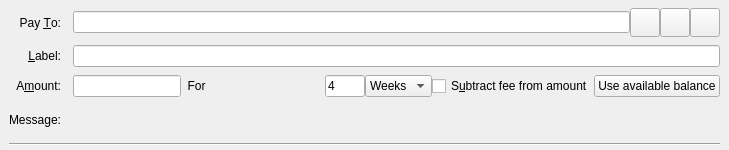
<?xml version="1.0" encoding="UTF-8"?>
<ui version="4.0">
 <class>SendCoinsEntry</class>
 <widget class="QStackedWidget" name="SendCoinsEntry">
  <property name="geometry">
   <rect>
    <x>0</x>
    <y>0</y>
    <width>729</width>
    <height>150</height>
   </rect>
  </property>
  <property name="focusPolicy">
   <enum>Qt::TabFocus</enum>
  </property>
  <property name="autoFillBackground">
   <bool>false</bool>
  </property>
  <widget class="QFrame" name="SendCoins">
   <property name="toolTip">
    <string>This is a normal payment.</string>
   </property>
   <property name="frameShape">
    <enum>QFrame::NoFrame</enum>
   </property>
   <layout class="QGridLayout" name="gridLayout">
    <property name="topMargin">
     <number>8</number>
    </property>
    <property name="bottomMargin">
     <number>4</number>
    </property>
    <property name="horizontalSpacing">
     <number>12</number>
    </property>
    <property name="verticalSpacing">
     <number>8</number>
    </property>
    <item row="0" column="0">
     <widget class="QLabel" name="payToLabel">
      <property name="text">
       <string>Pay &amp;To:</string>
      </property>
      <property name="alignment">
       <set>Qt::AlignRight|Qt::AlignTrailing|Qt::AlignVCenter</set>
      </property>
      <property name="buddy">
       <cstring>payTo</cstring>
      </property>
     </widget>
    </item>
    <item row="0" column="1">
     <layout class="QHBoxLayout" name="payToLayout">
      <property name="spacing">
       <number>0</number>
      </property>
      <item>
       <widget class="QValidatedLineEdit" name="payTo">
        <property name="toolTip">
         <string>The QTIPARRAY address to send the payment to</string>
        </property>
       </widget>
      </item>
      <item>
       <widget class="QToolButton" name="addressBookButton">
        <property name="toolTip">
         <string>Choose previously used address</string>
        </property>
        <property name="text">
         <string/>
        </property>
        <property name="icon">
         <iconset resource="../sin.qrc">
          <normaloff>:/icons/address-book</normaloff>:/icons/address-book</iconset>
        </property>
        <property name="iconSize">
         <size>
          <width>22</width>
          <height>22</height>
         </size>
        </property>
        <property name="shortcut">
         <string>Alt+A</string>
        </property>
       </widget>
      </item>
      <item>
       <widget class="QToolButton" name="pasteButton">
        <property name="toolTip">
         <string>Paste address from clipboard</string>
        </property>
        <property name="text">
         <string/>
        </property>
        <property name="icon">
         <iconset resource="../sin.qrc">
          <normaloff>:/icons/editpaste</normaloff>:/icons/editpaste</iconset>
        </property>
        <property name="iconSize">
         <size>
          <width>22</width>
          <height>22</height>
         </size>
        </property>
        <property name="shortcut">
         <string>Alt+P</string>
        </property>
       </widget>
      </item>
      <item>
       <widget class="QToolButton" name="deleteButton">
        <property name="toolTip">
         <string>Remove this entry</string>
        </property>
        <property name="text">
         <string/>
        </property>
        <property name="icon">
         <iconset resource="../sin.qrc">
          <normaloff>:/icons/remove</normaloff>:/icons/remove</iconset>
        </property>
        <property name="iconSize">
         <size>
          <width>22</width>
          <height>22</height>
         </size>
        </property>
       </widget>
      </item>
     </layout>
    </item>
    <item row="1" column="0">
     <widget class="QLabel" name="labellLabel">
      <property name="text">
       <string>&amp;Label:</string>
      </property>
      <property name="alignment">
       <set>Qt::AlignRight|Qt::AlignTrailing|Qt::AlignVCenter</set>
      </property>
      <property name="buddy">
       <cstring>addAsLabel</cstring>
      </property>
     </widget>
    </item>
    <item row="1" column="1">
     <widget class="QLineEdit" name="addAsLabel">
      <property name="toolTip">
       <string>Enter a label for this address to add it to the list of used addresses</string>
      </property>
     </widget>
    </item>
    <item row="2" column="0">
     <widget class="QLabel" name="amountLabel">
      <property name="text">
       <string>A&amp;mount:</string>
      </property>
      <property name="alignment">
       <set>Qt::AlignRight|Qt::AlignTrailing|Qt::AlignVCenter</set>
      </property>
      <property name="buddy">
       <cstring>payAmount</cstring>
      </property>
     </widget>
    </item>
    <item row="2" column="1">
     <layout class="QHBoxLayout" name="horizontalLayoutAmount" stretch="0,1,0">
      <item>
       <widget class="QTIPARRAYAmountField" name="payAmount"/>
      
	  </item>
      <item>
       <widget class="QLabel" name="locklabel">
        <property name="text">
         <string>  For  </string>
        </property>
       </widget>
      </item>
      <item>
       <widget class="QLineEdit" name="lockperiod">
        <property name="enabled">
         <bool>true</bool>
        </property>
        <property name="maximumSize">
         <size>
          <width>40</width>
          <height>16777215</height>
         </size>
        </property>
        <property name="layoutDirection">
         <enum>Qt::LeftToRight</enum>
        </property>
        <property name="text">
         <string>4</string>
        </property>
        <property name="maxLength">
         <number>6</number>
        </property>
       </widget>
      </item>
      <item>
       <widget class="QComboBox" name="locklength">
        <item>
         <property name="text">
          <string>Weeks</string>
         </property>
        </item>
        <item>
         <property name="text">
          <string>Days</string>
         </property>
        </item>
        <item>
         <property name="text">
          <string>Blocks</string>
         </property>
        </item>
       </widget>
      </item>
      <item>
       <widget class="QCheckBox" name="checkboxSubtractFeeFromAmount">
        <property name="toolTip">
         <string>The fee will be deducted from the amount being sent. The recipient will receive less sins than you enter in the amount field. If multiple recipients are selected, the fee is split equally.</string>
        </property>
        <property name="text">
         <string>S&amp;ubtract fee from amount</string>
        </property>
       </widget>
      </item>
      <item>
       <widget class="QPushButton" name="useAvailableBalanceButton">
        <property name="text">
         <string>Use available balance</string>
        </property>
       </widget>
      </item>
     </layout>
    </item>
    <item row="3" column="0">
     <widget class="QLabel" name="messageLabel">
      <property name="text">
       <string>Message:</string>
      </property>
      <property name="alignment">
       <set>Qt::AlignRight|Qt::AlignTrailing|Qt::AlignVCenter</set>
      </property>
     </widget>
    </item>
    <item row="3" column="1">
     <widget class="QLabel" name="messageTextLabel">
      <property name="toolTip">
       <string>A message that was attached to the sin: URI which will be stored with the transaction for your reference. Note: This message will not be sent over the QTIPARRAY network.</string>
      </property>
      <property name="textFormat">
       <enum>Qt::PlainText</enum>
      </property>
     </widget>
    </item>
    <item row="4" column="0" colspan="2">
     <widget class="Line" name="line">
      <property name="orientation">
       <enum>Qt::Horizontal</enum>
      </property>
     </widget>
    </item>
   </layout>
  </widget>
  <widget class="QFrame" name="SendCoins_UnauthenticatedPaymentRequest">
   <property name="palette">
    <palette>
     <active>
      <colorrole role="WindowText">
       <brush brushstyle="SolidPattern">
        <color alpha="255">
         <red>0</red>
         <green>0</green>
         <blue>0</blue>
        </color>
       </brush>
      </colorrole>
      <colorrole role="Button">
       <brush brushstyle="SolidPattern">
        <color alpha="255">
         <red>255</red>
         <green>255</green>
         <blue>127</blue>
        </color>
       </brush>
      </colorrole>
      <colorrole role="Light">
       <brush brushstyle="SolidPattern">
        <color alpha="255">
         <red>255</red>
         <green>255</green>
         <blue>255</blue>
        </color>
       </brush>
      </colorrole>
      <colorrole role="Midlight">
       <brush brushstyle="SolidPattern">
        <color alpha="255">
         <red>255</red>
         <green>255</green>
         <blue>191</blue>
        </color>
       </brush>
      </colorrole>
      <colorrole role="Dark">
       <brush brushstyle="SolidPattern">
        <color alpha="255">
         <red>127</red>
         <green>127</green>
         <blue>63</blue>
        </color>
       </brush>
      </colorrole>
      <colorrole role="Mid">
       <brush brushstyle="SolidPattern">
        <color alpha="255">
         <red>170</red>
         <green>170</green>
         <blue>84</blue>
        </color>
       </brush>
      </colorrole>
      <colorrole role="Text">
       <brush brushstyle="SolidPattern">
        <color alpha="255">
         <red>0</red>
         <green>0</green>
         <blue>0</blue>
        </color>
       </brush>
      </colorrole>
      <colorrole role="BrightText">
       <brush brushstyle="SolidPattern">
        <color alpha="255">
         <red>255</red>
         <green>255</green>
         <blue>255</blue>
        </color>
       </brush>
      </colorrole>
      <colorrole role="ButtonText">
       <brush brushstyle="SolidPattern">
        <color alpha="255">
         <red>0</red>
         <green>0</green>
         <blue>0</blue>
        </color>
       </brush>
      </colorrole>
      <colorrole role="Base">
       <brush brushstyle="SolidPattern">
        <color alpha="255">
         <red>255</red>
         <green>255</green>
         <blue>255</blue>
        </color>
       </brush>
      </colorrole>
      <colorrole role="Window">
       <brush brushstyle="SolidPattern">
        <color alpha="255">
         <red>255</red>
         <green>255</green>
         <blue>127</blue>
        </color>
       </brush>
      </colorrole>
      <colorrole role="Shadow">
       <brush brushstyle="SolidPattern">
        <color alpha="255">
         <red>0</red>
         <green>0</green>
         <blue>0</blue>
        </color>
       </brush>
      </colorrole>
      <colorrole role="AlternateBase">
       <brush brushstyle="SolidPattern">
        <color alpha="255">
         <red>255</red>
         <green>255</green>
         <blue>191</blue>
        </color>
       </brush>
      </colorrole>
      <colorrole role="ToolTipBase">
       <brush brushstyle="SolidPattern">
        <color alpha="255">
         <red>255</red>
         <green>255</green>
         <blue>220</blue>
        </color>
       </brush>
      </colorrole>
      <colorrole role="ToolTipText">
       <brush brushstyle="SolidPattern">
        <color alpha="255">
         <red>255</red>
         <green>255</green>
         <blue>255</blue>
        </color>
       </brush>
      </colorrole>
     </active>
     <inactive>
      <colorrole role="WindowText">
       <brush brushstyle="SolidPattern">
        <color alpha="255">
         <red>0</red>
         <green>0</green>
         <blue>0</blue>
        </color>
       </brush>
      </colorrole>
      <colorrole role="Button">
       <brush brushstyle="SolidPattern">
        <color alpha="255">
         <red>255</red>
         <green>255</green>
         <blue>127</blue>
        </color>
       </brush>
      </colorrole>
      <colorrole role="Light">
       <brush brushstyle="SolidPattern">
        <color alpha="255">
         <red>255</red>
         <green>255</green>
         <blue>255</blue>
        </color>
       </brush>
      </colorrole>
      <colorrole role="Midlight">
       <brush brushstyle="SolidPattern">
        <color alpha="255">
         <red>255</red>
         <green>255</green>
         <blue>191</blue>
        </color>
       </brush>
      </colorrole>
      <colorrole role="Dark">
       <brush brushstyle="SolidPattern">
        <color alpha="255">
         <red>127</red>
         <green>127</green>
         <blue>63</blue>
        </color>
       </brush>
      </colorrole>
      <colorrole role="Mid">
       <brush brushstyle="SolidPattern">
        <color alpha="255">
         <red>170</red>
         <green>170</green>
         <blue>84</blue>
        </color>
       </brush>
      </colorrole>
      <colorrole role="Text">
       <brush brushstyle="SolidPattern">
        <color alpha="255">
         <red>0</red>
         <green>0</green>
         <blue>0</blue>
        </color>
       </brush>
      </colorrole>
      <colorrole role="BrightText">
       <brush brushstyle="SolidPattern">
        <color alpha="255">
         <red>255</red>
         <green>255</green>
         <blue>255</blue>
        </color>
       </brush>
      </colorrole>
      <colorrole role="ButtonText">
       <brush brushstyle="SolidPattern">
        <color alpha="255">
         <red>0</red>
         <green>0</green>
         <blue>0</blue>
        </color>
       </brush>
      </colorrole>
      <colorrole role="Base">
       <brush brushstyle="SolidPattern">
        <color alpha="255">
         <red>255</red>
         <green>255</green>
         <blue>255</blue>
        </color>
       </brush>
      </colorrole>
      <colorrole role="Window">
       <brush brushstyle="SolidPattern">
        <color alpha="255">
         <red>255</red>
         <green>255</green>
         <blue>127</blue>
        </color>
       </brush>
      </colorrole>
      <colorrole role="Shadow">
       <brush brushstyle="SolidPattern">
        <color alpha="255">
         <red>0</red>
         <green>0</green>
         <blue>0</blue>
        </color>
       </brush>
      </colorrole>
      <colorrole role="AlternateBase">
       <brush brushstyle="SolidPattern">
        <color alpha="255">
         <red>255</red>
         <green>255</green>
         <blue>191</blue>
        </color>
       </brush>
      </colorrole>
      <colorrole role="ToolTipBase">
       <brush brushstyle="SolidPattern">
        <color alpha="255">
         <red>255</red>
         <green>255</green>
         <blue>220</blue>
        </color>
       </brush>
      </colorrole>
      <colorrole role="ToolTipText">
       <brush brushstyle="SolidPattern">
        <color alpha="255">
         <red>0</red>
         <green>0</green>
         <blue>0</blue>
        </color>
       </brush>
      </colorrole>
     </inactive>
     <disabled>
      <colorrole role="WindowText">
       <brush brushstyle="SolidPattern">
        <color alpha="255">
         <red>127</red>
         <green>127</green>
         <blue>63</blue>
        </color>
       </brush>
      </colorrole>
      <colorrole role="Button">
       <brush brushstyle="SolidPattern">
        <color alpha="255">
         <red>255</red>
         <green>255</green>
         <blue>127</blue>
        </color>
       </brush>
      </colorrole>
      <colorrole role="Light">
       <brush brushstyle="SolidPattern">
        <color alpha="255">
         <red>255</red>
         <green>255</green>
         <blue>255</blue>
        </color>
       </brush>
      </colorrole>
      <colorrole role="Midlight">
       <brush brushstyle="SolidPattern">
        <color alpha="255">
         <red>255</red>
         <green>255</green>
         <blue>191</blue>
        </color>
       </brush>
      </colorrole>
      <colorrole role="Dark">
       <brush brushstyle="SolidPattern">
        <color alpha="255">
         <red>127</red>
         <green>127</green>
         <blue>63</blue>
        </color>
       </brush>
      </colorrole>
      <colorrole role="Mid">
       <brush brushstyle="SolidPattern">
        <color alpha="255">
         <red>170</red>
         <green>170</green>
         <blue>84</blue>
        </color>
       </brush>
      </colorrole>
      <colorrole role="Text">
       <brush brushstyle="SolidPattern">
        <color alpha="255">
         <red>127</red>
         <green>127</green>
         <blue>63</blue>
        </color>
       </brush>
      </colorrole>
      <colorrole role="BrightText">
       <brush brushstyle="SolidPattern">
        <color alpha="255">
         <red>255</red>
         <green>255</green>
         <blue>255</blue>
        </color>
       </brush>
      </colorrole>
      <colorrole role="ButtonText">
       <brush brushstyle="SolidPattern">
        <color alpha="255">
         <red>127</red>
         <green>127</green>
         <blue>63</blue>
        </color>
       </brush>
      </colorrole>
      <colorrole role="Base">
       <brush brushstyle="SolidPattern">
        <color alpha="255">
         <red>255</red>
         <green>255</green>
         <blue>127</blue>
        </color>
       </brush>
      </colorrole>
      <colorrole role="Window">
       <brush brushstyle="SolidPattern">
        <color alpha="255">
         <red>255</red>
         <green>255</green>
         <blue>127</blue>
        </color>
       </brush>
      </colorrole>
      <colorrole role="Shadow">
       <brush brushstyle="SolidPattern">
        <color alpha="255">
         <red>0</red>
         <green>0</green>
         <blue>0</blue>
        </color>
       </brush>
      </colorrole>
      <colorrole role="AlternateBase">
       <brush brushstyle="SolidPattern">
        <color alpha="255">
         <red>255</red>
         <green>255</green>
         <blue>127</blue>
        </color>
       </brush>
      </colorrole>
      <colorrole role="ToolTipBase">
       <brush brushstyle="SolidPattern">
        <color alpha="255">
         <red>255</red>
         <green>255</green>
         <blue>220</blue>
        </color>
       </brush>
      </colorrole>
      <colorrole role="ToolTipText">
       <brush brushstyle="SolidPattern">
        <color alpha="255">
         <red>0</red>
         <green>0</green>
         <blue>0</blue>
        </color>
       </brush>
      </colorrole>
     </disabled>
    </palette>
   </property>
   <property name="toolTip">
    <string>This is an unauthenticated payment request.</string>
   </property>
   <property name="autoFillBackground">
    <bool>true</bool>
   </property>
   <property name="frameShape">
    <enum>QFrame::NoFrame</enum>
   </property>
   <layout class="QGridLayout" name="gridLayout_is">
    <property name="spacing">
     <number>12</number>
    </property>
    <item row="0" column="0">
     <widget class="QLabel" name="payToLabel_is">
      <property name="text">
       <string>Pay To:</string>
      </property>
      <property name="alignment">
       <set>Qt::AlignRight|Qt::AlignTrailing|Qt::AlignVCenter</set>
      </property>
     </widget>
    </item>
    <item row="0" column="1">
     <layout class="QHBoxLayout" name="payToLayout_is">
      <property name="spacing">
       <number>0</number>
      </property>
      <item>
       <widget class="QLabel" name="payTo_is"/>
      </item>
      <item>
       <widget class="QToolButton" name="deleteButton_is">
        <property name="toolTip">
         <string>Remove this entry</string>
        </property>
        <property name="text">
         <string/>
        </property>
        <property name="icon">
         <iconset resource="../sin.qrc">
          <normaloff>:/icons/remove</normaloff>:/icons/remove</iconset>
        </property>
       </widget>
      </item>
     </layout>
    </item>
    <item row="1" column="0">
     <widget class="QLabel" name="memoLabel_is">
      <property name="text">
       <string>Memo:</string>
      </property>
      <property name="alignment">
       <set>Qt::AlignRight|Qt::AlignTrailing|Qt::AlignVCenter</set>
      </property>
     </widget>
    </item>
    <item row="1" column="1">
     <widget class="QLabel" name="memoTextLabel_is">
      <property name="textFormat">
       <enum>Qt::PlainText</enum>
      </property>
     </widget>
    </item>
    <item row="2" column="0">
     <widget class="QLabel" name="amountLabel_is">
      <property name="text">
       <string>A&amp;mount:</string>
      </property>
      <property name="alignment">
       <set>Qt::AlignRight|Qt::AlignTrailing|Qt::AlignVCenter</set>
      </property>
      <property name="buddy">
       <cstring>payAmount_is</cstring>
      </property>
     </widget>
    </item>
    <item row="2" column="1">
     <widget class="QTIPARRAYAmountField" name="payAmount_is">
      <property name="acceptDrops">
       <bool>false</bool>
      </property>
     </widget>
    </item>
   </layout>
  </widget>
  <widget class="QFrame" name="SendCoins_AuthenticatedPaymentRequest">
   <property name="palette">
    <palette>
     <active>
      <colorrole role="WindowText">
       <brush brushstyle="SolidPattern">
        <color alpha="255">
         <red>0</red>
         <green>0</green>
         <blue>0</blue>
        </color>
       </brush>
      </colorrole>
      <colorrole role="Button">
       <brush brushstyle="SolidPattern">
        <color alpha="255">
         <red>140</red>
         <green>232</green>
         <blue>119</blue>
        </color>
       </brush>
      </colorrole>
      <colorrole role="Light">
       <brush brushstyle="SolidPattern">
        <color alpha="255">
         <red>230</red>
         <green>255</green>
         <blue>224</blue>
        </color>
       </brush>
      </colorrole>
      <colorrole role="Midlight">
       <brush brushstyle="SolidPattern">
        <color alpha="255">
         <red>185</red>
         <green>243</green>
         <blue>171</blue>
        </color>
       </brush>
      </colorrole>
      <colorrole role="Dark">
       <brush brushstyle="SolidPattern">
        <color alpha="255">
         <red>70</red>
         <green>116</green>
         <blue>59</blue>
        </color>
       </brush>
      </colorrole>
      <colorrole role="Mid">
       <brush brushstyle="SolidPattern">
        <color alpha="255">
         <red>93</red>
         <green>155</green>
         <blue>79</blue>
        </color>
       </brush>
      </colorrole>
      <colorrole role="Text">
       <brush brushstyle="SolidPattern">
        <color alpha="255">
         <red>0</red>
         <green>0</green>
         <blue>0</blue>
        </color>
       </brush>
      </colorrole>
      <colorrole role="BrightText">
       <brush brushstyle="SolidPattern">
        <color alpha="255">
         <red>155</red>
         <green>255</green>
         <blue>147</blue>
        </color>
       </brush>
      </colorrole>
      <colorrole role="ButtonText">
       <brush brushstyle="SolidPattern">
        <color alpha="255">
         <red>0</red>
         <green>0</green>
         <blue>0</blue>
        </color>
       </brush>
      </colorrole>
      <colorrole role="Base">
       <brush brushstyle="SolidPattern">
        <color alpha="255">
         <red>119</red>
         <green>255</green>
         <blue>233</blue>
        </color>
       </brush>
      </colorrole>
      <colorrole role="Window">
       <brush brushstyle="SolidPattern">
        <color alpha="255">
         <red>140</red>
         <green>232</green>
         <blue>119</blue>
        </color>
       </brush>
      </colorrole>
      <colorrole role="Shadow">
       <brush brushstyle="SolidPattern">
        <color alpha="255">
         <red>0</red>
         <green>0</green>
         <blue>0</blue>
        </color>
       </brush>
      </colorrole>
      <colorrole role="AlternateBase">
       <brush brushstyle="SolidPattern">
        <color alpha="255">
         <red>197</red>
         <green>243</green>
         <blue>187</blue>
        </color>
       </brush>
      </colorrole>
      <colorrole role="NoRole">
       <brush brushstyle="SolidPattern">
        <color alpha="255">
         <red>125</red>
         <green>194</green>
         <blue>122</blue>
        </color>
       </brush>
      </colorrole>
      <colorrole role="ToolTipBase">
       <brush brushstyle="SolidPattern">
        <color alpha="255">
         <red>255</red>
         <green>255</green>
         <blue>220</blue>
        </color>
       </brush>
      </colorrole>
      <colorrole role="ToolTipText">
       <brush brushstyle="SolidPattern">
        <color alpha="255">
         <red>0</red>
         <green>0</green>
         <blue>0</blue>
        </color>
       </brush>
      </colorrole>
     </active>
     <inactive>
      <colorrole role="WindowText">
       <brush brushstyle="SolidPattern">
        <color alpha="255">
         <red>0</red>
         <green>0</green>
         <blue>0</blue>
        </color>
       </brush>
      </colorrole>
      <colorrole role="Button">
       <brush brushstyle="SolidPattern">
        <color alpha="255">
         <red>140</red>
         <green>232</green>
         <blue>119</blue>
        </color>
       </brush>
      </colorrole>
      <colorrole role="Light">
       <brush brushstyle="SolidPattern">
        <color alpha="255">
         <red>230</red>
         <green>255</green>
         <blue>224</blue>
        </color>
       </brush>
      </colorrole>
      <colorrole role="Midlight">
       <brush brushstyle="SolidPattern">
        <color alpha="255">
         <red>185</red>
         <green>243</green>
         <blue>171</blue>
        </color>
       </brush>
      </colorrole>
      <colorrole role="Dark">
       <brush brushstyle="SolidPattern">
        <color alpha="255">
         <red>70</red>
         <green>116</green>
         <blue>59</blue>
        </color>
       </brush>
      </colorrole>
      <colorrole role="Mid">
       <brush brushstyle="SolidPattern">
        <color alpha="255">
         <red>93</red>
         <green>155</green>
         <blue>79</blue>
        </color>
       </brush>
      </colorrole>
      <colorrole role="Text">
       <brush brushstyle="SolidPattern">
        <color alpha="255">
         <red>0</red>
         <green>0</green>
         <blue>0</blue>
        </color>
       </brush>
      </colorrole>
      <colorrole role="BrightText">
       <brush brushstyle="SolidPattern">
        <color alpha="255">
         <red>155</red>
         <green>255</green>
         <blue>147</blue>
        </color>
       </brush>
      </colorrole>
      <colorrole role="ButtonText">
       <brush brushstyle="SolidPattern">
        <color alpha="255">
         <red>0</red>
         <green>0</green>
         <blue>0</blue>
        </color>
       </brush>
      </colorrole>
      <colorrole role="Base">
       <brush brushstyle="SolidPattern">
        <color alpha="255">
         <red>119</red>
         <green>255</green>
         <blue>233</blue>
        </color>
       </brush>
      </colorrole>
      <colorrole role="Window">
       <brush brushstyle="SolidPattern">
        <color alpha="255">
         <red>140</red>
         <green>232</green>
         <blue>119</blue>
        </color>
       </brush>
      </colorrole>
      <colorrole role="Shadow">
       <brush brushstyle="SolidPattern">
        <color alpha="255">
         <red>0</red>
         <green>0</green>
         <blue>0</blue>
        </color>
       </brush>
      </colorrole>
      <colorrole role="AlternateBase">
       <brush brushstyle="SolidPattern">
        <color alpha="255">
         <red>197</red>
         <green>243</green>
         <blue>187</blue>
        </color>
       </brush>
      </colorrole>
      <colorrole role="NoRole">
       <brush brushstyle="SolidPattern">
        <color alpha="255">
         <red>125</red>
         <green>194</green>
         <blue>122</blue>
        </color>
       </brush>
      </colorrole>
      <colorrole role="ToolTipBase">
       <brush brushstyle="SolidPattern">
        <color alpha="255">
         <red>255</red>
         <green>255</green>
         <blue>220</blue>
        </color>
       </brush>
      </colorrole>
      <colorrole role="ToolTipText">
       <brush brushstyle="SolidPattern">
        <color alpha="255">
         <red>0</red>
         <green>0</green>
         <blue>0</blue>
        </color>
       </brush>
      </colorrole>
     </inactive>
     <disabled>
      <colorrole role="WindowText">
       <brush brushstyle="SolidPattern">
        <color alpha="255">
         <red>70</red>
         <green>116</green>
         <blue>59</blue>
        </color>
       </brush>
      </colorrole>
      <colorrole role="Button">
       <brush brushstyle="SolidPattern">
        <color alpha="255">
         <red>140</red>
         <green>232</green>
         <blue>119</blue>
        </color>
       </brush>
      </colorrole>
      <colorrole role="Light">
       <brush brushstyle="SolidPattern">
        <color alpha="255">
         <red>230</red>
         <green>255</green>
         <blue>224</blue>
        </color>
       </brush>
      </colorrole>
      <colorrole role="Midlight">
       <brush brushstyle="SolidPattern">
        <color alpha="255">
         <red>185</red>
         <green>243</green>
         <blue>171</blue>
        </color>
       </brush>
      </colorrole>
      <colorrole role="Dark">
       <brush brushstyle="SolidPattern">
        <color alpha="255">
         <red>70</red>
         <green>116</green>
         <blue>59</blue>
        </color>
       </brush>
      </colorrole>
      <colorrole role="Mid">
       <brush brushstyle="SolidPattern">
        <color alpha="255">
         <red>93</red>
         <green>155</green>
         <blue>79</blue>
        </color>
       </brush>
      </colorrole>
      <colorrole role="Text">
       <brush brushstyle="SolidPattern">
        <color alpha="255">
         <red>70</red>
         <green>116</green>
         <blue>59</blue>
        </color>
       </brush>
      </colorrole>
      <colorrole role="BrightText">
       <brush brushstyle="SolidPattern">
        <color alpha="255">
         <red>155</red>
         <green>255</green>
         <blue>147</blue>
        </color>
       </brush>
      </colorrole>
      <colorrole role="ButtonText">
       <brush brushstyle="SolidPattern">
        <color alpha="255">
         <red>70</red>
         <green>116</green>
         <blue>59</blue>
        </color>
       </brush>
      </colorrole>
      <colorrole role="Base">
       <brush brushstyle="SolidPattern">
        <color alpha="255">
         <red>140</red>
         <green>232</green>
         <blue>119</blue>
        </color>
       </brush>
      </colorrole>
      <colorrole role="Window">
       <brush brushstyle="SolidPattern">
        <color alpha="255">
         <red>140</red>
         <green>232</green>
         <blue>119</blue>
        </color>
       </brush>
      </colorrole>
      <colorrole role="Shadow">
       <brush brushstyle="SolidPattern">
        <color alpha="255">
         <red>0</red>
         <green>0</green>
         <blue>0</blue>
        </color>
       </brush>
      </colorrole>
      <colorrole role="AlternateBase">
       <brush brushstyle="SolidPattern">
        <color alpha="255">
         <red>140</red>
         <green>232</green>
         <blue>119</blue>
        </color>
       </brush>
      </colorrole>
      <colorrole role="NoRole">
       <brush brushstyle="SolidPattern">
        <color alpha="255">
         <red>125</red>
         <green>194</green>
         <blue>122</blue>
        </color>
       </brush>
      </colorrole>
      <colorrole role="ToolTipBase">
       <brush brushstyle="SolidPattern">
        <color alpha="255">
         <red>255</red>
         <green>255</green>
         <blue>220</blue>
        </color>
       </brush>
      </colorrole>
      <colorrole role="ToolTipText">
       <brush brushstyle="SolidPattern">
        <color alpha="255">
         <red>0</red>
         <green>0</green>
         <blue>0</blue>
        </color>
       </brush>
      </colorrole>
     </disabled>
    </palette>
   </property>
   <property name="toolTip">
    <string>This is an authenticated payment request.</string>
   </property>
   <property name="autoFillBackground">
    <bool>true</bool>
   </property>
   <property name="frameShape">
    <enum>QFrame::NoFrame</enum>
   </property>
   <layout class="QGridLayout" name="gridLayout_s">
    <property name="spacing">
     <number>12</number>
    </property>
    <item row="0" column="0">
     <widget class="QLabel" name="payToLabel_s">
      <property name="text">
       <string>Pay To:</string>
      </property>
      <property name="alignment">
       <set>Qt::AlignRight|Qt::AlignTrailing|Qt::AlignVCenter</set>
      </property>
     </widget>
    </item>
    <item row="0" column="1">
     <layout class="QHBoxLayout" name="payToLayout_s">
      <property name="spacing">
       <number>0</number>
      </property>
      <item>
       <widget class="QLabel" name="payTo_s">
        <property name="textFormat">
         <enum>Qt::PlainText</enum>
        </property>
       </widget>
      </item>
      <item>
       <widget class="QToolButton" name="deleteButton_s">
        <property name="toolTip">
         <string>Remove this entry</string>
        </property>
        <property name="text">
         <string/>
        </property>
        <property name="icon">
         <iconset resource="../sin.qrc">
          <normaloff>:/icons/remove</normaloff>:/icons/remove</iconset>
        </property>
       </widget>
      </item>
     </layout>
    </item>
    <item row="1" column="0">
     <widget class="QLabel" name="memoLabel_s">
      <property name="text">
       <string>Memo:</string>
      </property>
      <property name="alignment">
       <set>Qt::AlignRight|Qt::AlignTrailing|Qt::AlignVCenter</set>
      </property>
     </widget>
    </item>
    <item row="1" column="1">
     <widget class="QLabel" name="memoTextLabel_s">
      <property name="textFormat">
       <enum>Qt::PlainText</enum>
      </property>
     </widget>
    </item>
    <item row="2" column="0">
     <widget class="QLabel" name="amountLabel_s">
      <property name="text">
       <string>A&amp;mount:</string>
      </property>
      <property name="alignment">
       <set>Qt::AlignRight|Qt::AlignTrailing|Qt::AlignVCenter</set>
      </property>
      <property name="buddy">
       <cstring>payAmount_s</cstring>
      </property>
     </widget>
    </item>
    <item row="2" column="1">
     <widget class="QTIPARRAYAmountField" name="payAmount_s">
      <property name="acceptDrops">
       <bool>false</bool>
      </property>
     </widget>
    </item>
   </layout>
  </widget>
 </widget>
 <customwidgets>
  <customwidget>
   <class>QValidatedLineEdit</class>
   <extends>QLineEdit</extends>
   <header>qt/qvalidatedlineedit.h</header>
  </customwidget>
  <customwidget>
   <class>QTIPARRAYAmountField</class>
   <extends>QLineEdit</extends>
   <header>qt/sinamountfield.h</header>
  </customwidget>
 </customwidgets>
 <tabstops>
  <tabstop>payTo</tabstop>
  <tabstop>addressBookButton</tabstop>
  <tabstop>pasteButton</tabstop>
  <tabstop>deleteButton</tabstop>
  <tabstop>addAsLabel</tabstop>
  <tabstop>payAmount</tabstop>
  <tabstop>payAmount_is</tabstop>
  <tabstop>deleteButton_is</tabstop>
  <tabstop>payAmount_s</tabstop>
  <tabstop>deleteButton_s</tabstop>
 </tabstops>
 <resources>
  <include location="../sin.qrc"/>
 </resources>
 <connections/>
</ui>
